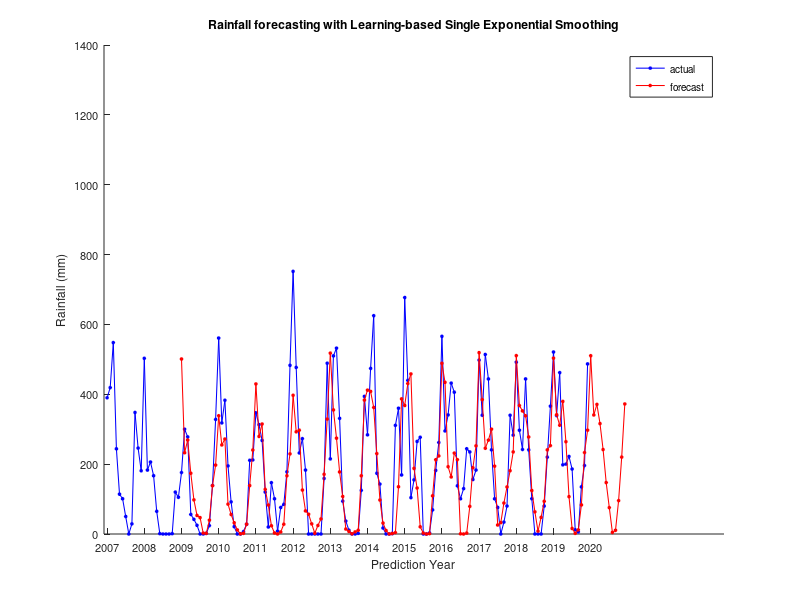

MATLAB code to generate this figure:
clear all
close all

load data_ch2007

%Real: 2007, Predict: 2007,2008
points=num(1:12);
points_dim=size(points,2);
points_n=size(points,1);
cluster_n=3;

const=0.75;
a1=const;
a2=const;
a3=const;

mean_mse=[];
mean_rmse=[];
mean_mape=[];
mean_mae=[];
mean_madc=[];
mean_me=[];

mse_all=[];
rmse_all=[];
mape_all=[];
mae_all=[];
madc_all=[];
me_all=[];

pred2020=[];

for expr=1:100
    all_clust_tinggi=[];
    all_clust_sedang=[];
    all_clust_rendah=[];

    %initial cluster center
    rng(expr);
    [max_points idx_max]=max(points);
    [min_points idx_min]=min(points);
    R=max_points-min_points;
    for j=1:points_dim
        clust_cen(:,j)=min_points(j)+R(j)*rand(cluster_n,1);
    end

    err=10;
    thres=0.0001;

    while err>=thres
        %compute u
        u3=[];
        for k=1:cluster_n
            u1=bsxfun(@minus,points,clust_cen(k,:));
            u2=u1.^2;
            u3=[u3 sum(u2,2)+eps];
        end

        u=zeros(points_n,cluster_n);
        [val idx]=min(u3,[],2);
        for i=1:points_n
            u(i,idx(i))=1;
        end

        %update clust_cen
        new_clust_cen=[];
        for k=1:cluster_n
            temp1=zeros(1,points_dim);
            temp2=sum(u,1);
            for i=1:points_n
                temp1=temp1+u(i,k)*points(i,:);
            end
            new_clust_cen=[new_clust_cen;temp1/temp2(k)];
        end

        err1=abs(clust_cen-new_clust_cen);
        err=max(err1(:));
        clust_cen=new_clust_cen;
    end

    clust=[];
    for i=1:points_n
        [val idx]=max(u(i,:));
        clust=[clust;idx];
    end

    clust_max=clust(idx_max);
    clust_min=clust(idx_min);
    new_clust=[];
    for i=1:points_n
        if (clust(i)==clust_max)
            new_clust=[new_clust;1];
        else
            if (clust(i)==clust_min)
                new_clust=[new_clust;3];
            else
                new_clust=[new_clust;2];
            end
        end
    end

    %data prediksi 2007 menggunakan average cluater data real 2007
    clust1=find(new_clust==1);
    avg_clust1=mean(points(clust1));
    clust2=find(new_clust==2);
    avg_clust2=mean(points(clust2));
    clust3=find(new_clust==3);
    avg_clust3=mean(points(clust3));

    clust_tinggi=points(clust1);
    clust_sedang=points(clust2);
    clust_rendah=points(clust3);

    clust_tinggi_norm=(clust_tinggi-min(clust_tinggi))/(max(clust_tinggi)-min(clust_tinggi));
    clust_sedang_norm=(clust_sedang-min(clust_sedang))/(max(clust_sedang)-min(clust_sedang));
    clust_rendah_norm=(clust_rendah-min(clust_rendah))/(max(clust_rendah)-min(clust_rendah));

    if (size(clust_tinggi,1)==1) 
        a1=const;
    else a1=mean(clust_tinggi_norm);
    end

    if (size(clust_sedang,1)==1) 
        a2=const;
    else a2=mean(clust_sedang_norm);
    end

    if (size(clust_rendah,1)==1) 
        a3=const;
    else a3=mean(clust_rendah_norm);
    end

    %prediksi 2008
    F_ok=[];
    F=[];

    for t=1:points_n
        if new_clust(t)==1
            F(t)=a1*points(t)+(1-a1)*avg_clust1;
        else if new_clust(t)==2
                F(t)=a2*points(t)+(1-a2)*avg_clust2;
            else
                F(t)=a3*points(t)+(1-a3)*avg_clust3;
            end
        end
    end
    F=F';
    F_ok=[F_ok F];  

    %----------------------------------------------------------------
    %Real: 2008-2019, Predict: 2009-2020
    mse=[];
    rmse=[];
    mae=[];
	madc=[];
    me=[];
    
    for tahun=1:12
        points=num(12*tahun+1:12*(tahun+1));    
        mse=[mse;immse(points,F)];
        rmse=[rmse;sqrt(immse(points,F))];
        hit_mae=mean(abs(points-F));
        mae=[mae;hit_mae];
        hit_madc=mean(abs(points-mean(F)));
        madc=[madc;hit_madc];
        hit_me=mean(points-F);
        me=[me;hit_me];

        clust1=[];
        clust2=[];
        clust3=[];

        %initial cluster center
        [max_points idx_max]=max(points);
        [min_points idx_min]=min(points);
        clust_cen=[];
        R=max_points-min_points;
        for j=1:points_dim
            clust_cen(:,j)=min_points(j)+R(j)*rand(cluster_n,1);
        end

        err=10;
        thres=0.0001;
        while err>=thres
            %compute u
            u3=[];
            for k=1:cluster_n
                u1=bsxfun(@minus,points,clust_cen(k,:));
                u2=u1.^2;
                u3=[u3 sum(u2,2)+eps];
            end

            u=zeros(points_n,cluster_n);
            [val idx]=min(u3,[],2);
            for i=1:points_n
                u(i,idx(i))=1;
            end

            %update clust_cen
            new_clust_cen=[];
            for k=1:cluster_n
                temp1=zeros(1,points_dim);
                temp2=sum(u,1);
                for i=1:points_n
                    temp1=temp1+u(i,k)*points(i,:);
                end
                new_clust_cen=[new_clust_cen;temp1/temp2(k)];
            end

            err1=abs(clust_cen-new_clust_cen);
            err=max(err1(:));
            clust_cen=new_clust_cen;
        end

        clust=[];
        for i=1:points_n
            [val idx]=max(u(i,:));
            clust=[clust;idx];
        end

        clust_max=clust(idx_max);
        clust_min=clust(idx_min);
        new_clust=[];
        for i=1:points_n
            if (clust(i)==clust_max)
                new_clust=[new_clust;1];
            else
                if (clust(i)==clust_min)
                    new_clust=[new_clust;3];
                else
                    new_clust=[new_clust;2];
                end
            end
        end

        clust1=find(new_clust==1);
        clust2=find(new_clust==2);
        clust3=find(new_clust==3);

        clust_tinggi=points(clust1);
        clust_sedang=points(clust2);
        clust_rendah=points(clust3);

        all_clust_tinggi=[all_clust_tinggi;clust_tinggi];
        all_clust_sedang=[all_clust_sedang;clust_sedang];
        all_clust_rendah=[all_clust_rendah;clust_rendah];

        clust_tinggi_norm=(all_clust_tinggi-min(all_clust_tinggi))/(max(all_clust_tinggi)-min(all_clust_tinggi));
        clust_sedang_norm=(all_clust_sedang-min(all_clust_sedang))/(max(all_clust_sedang)-min(all_clust_sedang));
        clust_rendah_norm=(all_clust_rendah-min(all_clust_rendah))/(max(all_clust_rendah)-min(all_clust_rendah));

        if or((size(all_clust_tinggi,1)==1),all(points(clust1))==0)
            a1=const;
        else a1=mean(clust_tinggi_norm);
        end

        if or((size(all_clust_sedang,1)==1),all(points(clust2))==0)
            a2=const;
        else a2=mean(clust_sedang_norm);
        end

        if or((size(all_clust_rendah,1)==1),all(points(clust3))==0)
            a3=const;
        else a3=mean(clust_rendah_norm);
        end

        Fs=F_ok(:,tahun);
        F=[];
        for t=1:points_n
            if new_clust(t)==1
                F(t)=a1*points(t)+(1-a1)*Fs(t);
            else if new_clust(t)==2
                    F(t)=a2*points(t)+(1-a2)*Fs(t);
                else
                    F(t)=a3*points(t)+(1-a3)*Fs(t);
                end
            end
        end
        F=F';
        F_ok=[F_ok F];   
    end
    F_ok_fix=reshape(F_ok,[12*(tahun+1),1]);
    pred2020=[pred2020 F_ok(:,13)];
    
    mse_all=[mse_all mse(2:12)];
    rmse_all=[rmse_all rmse(2:12)];
    mae_all=[mae_all mae(2:12)];
	madc_all=[madc_all madc(2:12)];
    me_all=[me_all me(2:12)];
end

a=min(mse_all,[],2);
mean(a)

b=min(mae_all,[],2);
mean(b)

c=min(madc_all,[],2);
mean(c)

min_pred2020=min(pred2020,[],2);

x1=1:12*(tahun+1); y1=num(1:12*(tahun+1));
x2=25:12*(tahun+2); y2=F_ok_fix(13:156);

f=figure;
hold all
plot(x1,y1,'-o','color','blue','LineWidth',0.75,'markersize',2,'markerfacecolor','blue');
plot(x2,y2,'-o','color','red','LineWidth',0.75,'markersize',2,'markerfacecolor','red');
legend('actual','forecast')
xlabel('Prediction Year')
ylabel('Rainfall (mm)')
ylim([0 1400]);

xt={'2007','2008','2009','2010','2011','2012','2013','2014','2015','2016','2017','2018','2019','2020'}; 
set(gca,'xtick',1:12:157); 
set(gca,'xticklabel',xt);
set(gca,'FontSize',8);
title('Rainfall forecasting with Learning-based Single Exponential Smoothing');

